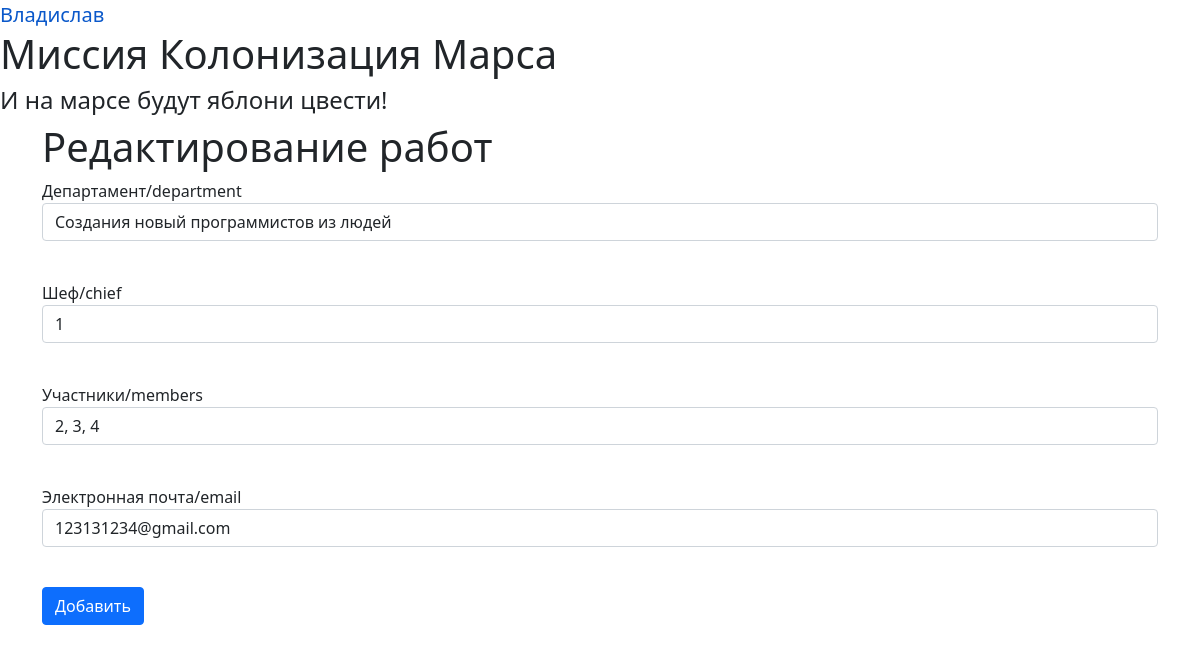
Screenshot of /edit_depart/1 (signed in) with the database file from the repository.
### data/users.py (models this page shows, shortened)
class User(SqlAlchemyBase, UserMixin, SerializerMixin):
    __tablename__ = 'users'
    id = sqlalchemy.Column(sqlalchemy.Integer,
                           primary_key=True, autoincrement=True)
    surname = sqlalchemy.Column(sqlalchemy.String)
    name = sqlalchemy.Column(sqlalchemy.String)
    age = sqlalchemy.Column(sqlalchemy.Integer)
    position = sqlalchemy.Column(sqlalchemy.String)
    speciality = sqlalchemy.Column(sqlalchemy.String)
    address = sqlalchemy.Column(sqlalchemy.String)
    email = sqlalchemy.Column(sqlalchemy.String, unique=True)
    hashed_password = sqlalchemy.Column(sqlalchemy.String, nullable=True)
    modified_date = sqlalchemy.Column(sqlalchemy.DateTime)
    city_from = sqlalchemy.Column(sqlalchemy.String)
    jobs = orm.relationship("Jobs", back_populates='user')
    department = orm.relationship("Department", back_populates='user')

### data/departments.py (models this page shows)
class Department(SqlAlchemyBase, SerializerMixin):
    __tablename__ = 'department'
    id = sqlalchemy.Column(sqlalchemy.Integer,
                           primary_key=True, autoincrement=True)
    title = sqlalchemy.Column(sqlalchemy.String)
    chief = sqlalchemy.Column(sqlalchemy.Integer, sqlalchemy.ForeignKey('users.id'))
    members = sqlalchemy.Column(sqlalchemy.VARCHAR)
    email = sqlalchemy.Column(sqlalchemy.String)
    user = orm.relationship('User')

### main.py (the view)
@app.route('/edit_depart/<int:id>', methods=['GET', 'POST'])
@login_required
def edit_department(id):
    form = DepartmentsForm()
    if request.method == 'GET':
        db_sess = db_session.create_session()
        depart = db_sess.query(Department).filter(Department.id == id, Department.user == current_user).first()
        if depart is None:
            depart = db_sess.query(Department).filter(Department.id == id, current_user.id == 1).first()
        if depart:
            form.title.data = depart.title
            form.chief.data = depart.chief
            form.members.data = depart.members
            form.email.data = depart.email
        else:
            abort(404)
    if form.validate_on_submit():
        db_sess = db_session.create_session()
        depart = db_sess.query(Department).filter(Department.id == id,
                                                  Department.user == current_user).first()
        if depart is None:
            depart = db_sess.query(Department).filter(Department.id == id, current_user.id == 1).first()
        if depart:
            depart.title = form.title.data
            depart.chief = form.chief.data
            depart.members = form.members.data
            depart.email = form.email.data
            db_sess.commit()
            return redirect('/departments')
        else:
            abort(404)
    else:
        if current_user.is_authenticated:
            return render_template('add_department.html', form=form, title='Редактирование работ')
        return redirect('/login')

### forms/departmentsform.py
class DepartmentsForm(FlaskForm):
    title = StringField('Департамент/department', validators=[DataRequired()])
    chief = IntegerField('Шеф/chief', validators=[DataRequired()])
    members = StringField('Участники/members', validators=[DataRequired()])
    email = EmailField('Электронная почта/email', validators=[DataRequired()])
    submit = SubmitField('Добавить')

### data/db_session.py (called while the page is built)
def create_session() -> Session:
    global __factory
    return __factory()

### main.py (called while the page is built)
@login_manager.user_loader
def load_user(user_id):
    db_sess = db_session.create_session()
    return db_sess.query(User).get(user_id)

### templates/add_department.html (shortened to what this page needs)
{% extends "base.html" %}
{% block content %}
<h1>{{ title }}</h1>
<form action="" method="post">
    <p>
        {{ form.title.label }}<br>
        {{ form.title(class="form-control") }}<br>
    </p>
    <p>
        {{ form.chief.label }}<br>
        {{ form.chief(class="form-control") }}<br>
    </p>
     <p>
        {{ form.members.label }}<br>
        {{ form.members(class="form-control") }}<br>
    </p>
    <p>
        {{ form.email.label }}<br>
        {{ form.email(class="form-control") }}<br>
    </p>
    <p>{{ form.submit(type="submit", class="btn btn-primary") }}</p>
</form>
{% endblock %}

### templates/base.html (shortened to what this page needs)
<!DOCTYPE html>
<html lang="ru">
<head>
    <link href="/static/style.css" rel="stylesheet" type="text/css"></link>
    <link href="/static/for_form.css" rel="stylesheet" type="text/css"></link>
    <link rel="stylesheet"
                                 href="https://cdn.jsdelivr.net/npm/bootstrap@5.0.0-beta1/dist/css/bootstrap.min.css"
>
    <nav>
        {% if current_user.is_authenticated %}
            <a class="navbar-brand" href="/logout">{{ current_user.name }}</a>
        {% else %}
            <p>
                <a class="btn btn-primary " href="/register">Зарегистрироваться</a>
                <a class="btn btn-success" href="/login">Войти</a>
            </p>
        {% endif %}
    </nav>
    </head>
    <body>
        <h1>Миссия Колонизация Марса</h1>
        <h4>И на марсе будут яблони цвести!</h4>
        <main role="main" class="container move-one-tab">
            {% block content %}{% endblock %}
        </main>
    </body>
</html>

### static/style.css (style rules this page uses)
.move-one-tab { margin-left: 20px; margin-bottom: 20px; }

### rows the page displays
User: name "Владислав"
Department: title "Создания новый программистов из людей", chief "1", members "2, 3, 4", email "123131234@gmail.com"

### other values shown
{{ title }} "Редактирование работ"
